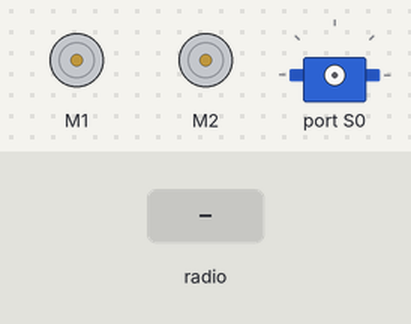
Recording of a program running on a simulated BBC micro:bit (MakeCode). Parts: 2 × DC motor (green arrow = forward, orange = backward, longer = faster), servo. Inputs (shaded band) come from the test bench.

Above: at 1.2 s.
1.3 s: radio message "1" arrives
At 2.0 s:
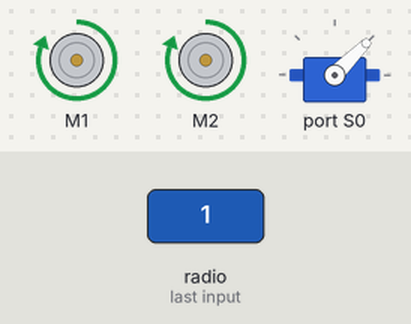
2.8 s: radio message "2" arrives
At 3.1 s:
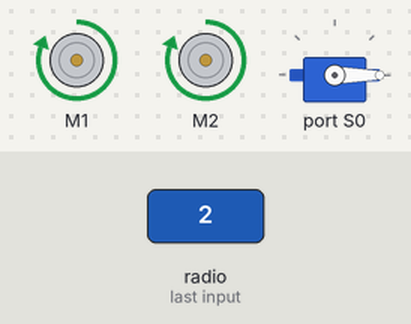
4.3 s: radio message "3" arrives
At 5.5 s:
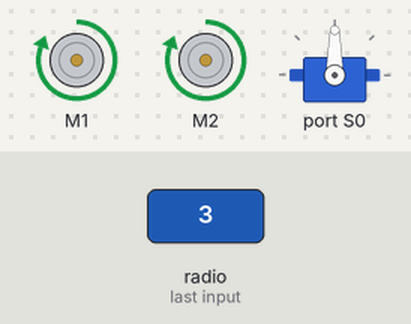
5.8 s: radio message "4" arrives
At 6.6 s:
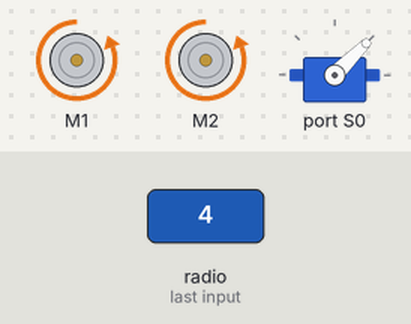
7.3 s: radio message "5" arrives
At 7.8 s:
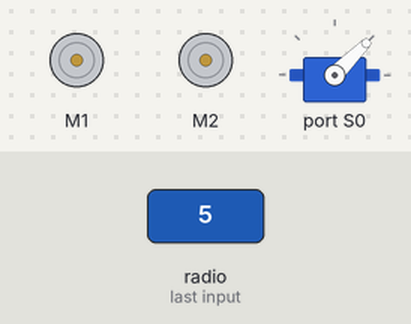
Timing chart, 0 to 9.8 s (numbered marks = the images above; inputs shaded):
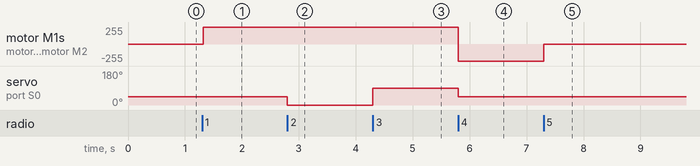

The program:

main.ts
```typescript
radio.onReceivedNumber(function (receivedNumber) {
    if (receivedNumber == 1) {
        wuKong.setAllMotor(100, 100)
        wuKong.setServoAngle(wuKong.ServoTypeList._360, wuKong.ServoList.S0, 90)
    }
    if (receivedNumber == 2) {
        wuKong.setAllMotor(100, 100)
        wuKong.setServoAngle(wuKong.ServoTypeList._360, wuKong.ServoList.S0, 0)
    }
    if (receivedNumber == 3) {
        wuKong.setAllMotor(100, 100)
        wuKong.setServoAngle(wuKong.ServoTypeList._360, wuKong.ServoList.S0, 180)
    }
    if (receivedNumber == 4) {
        wuKong.setAllMotor(-100, -100)
        wuKong.setServoAngle(wuKong.ServoTypeList._360, wuKong.ServoList.S0, 90)
    }
    if (receivedNumber == 5) {
        wuKong.setAllMotor(0, 0)
        wuKong.setServoAngle(wuKong.ServoTypeList._360, wuKong.ServoList.S0, 90)
    }
})
radio.setGroup(4)
basic.forever(function () {

})
```

test.ts
```typescript
// aquí va el archivo "tests"; esto no se compilará cuando este paquete se utilice como una extensión.
```

Measured:
- after the input at 1.3 s, motor M1, motor M2: stopped → forward 255/255 at once
- after the input at 2.8 s, servo on port S0: 45° → 0° at once
- after the input at 4.3 s, servo on port S0: 0° → 90° at once
- after the input at 5.8 s, motor M1, motor M2: forward 255/255 → backward 255/255 at once; servo on port S0: 90° → 45° at once
- after the input at 7.3 s, motor M1, motor M2: backward 255/255 → stopped at once
